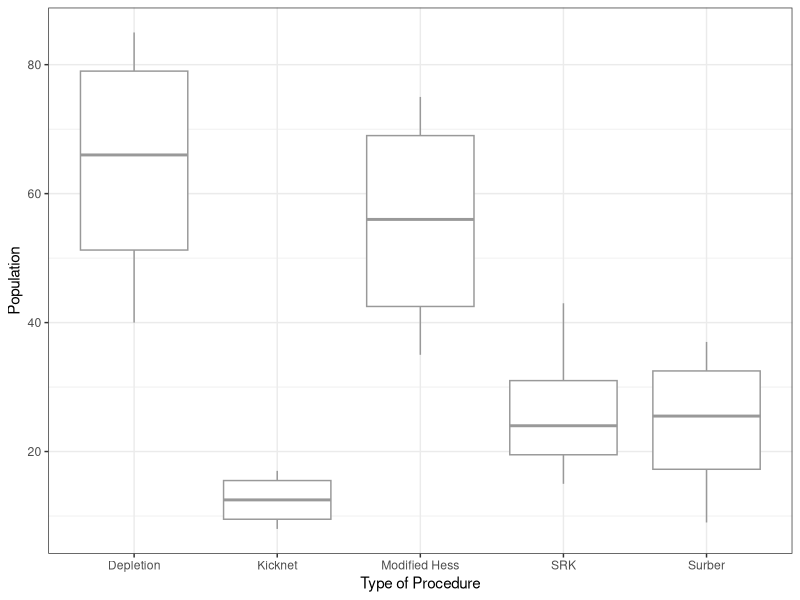
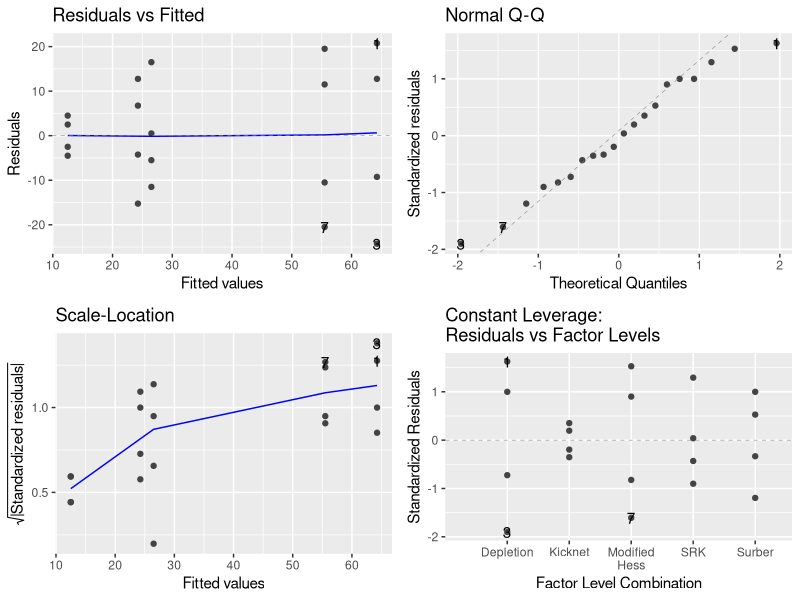
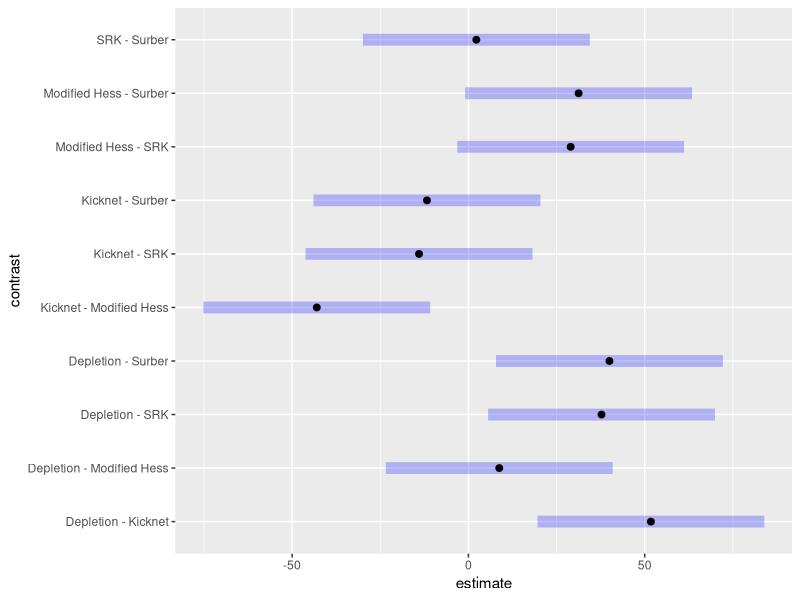
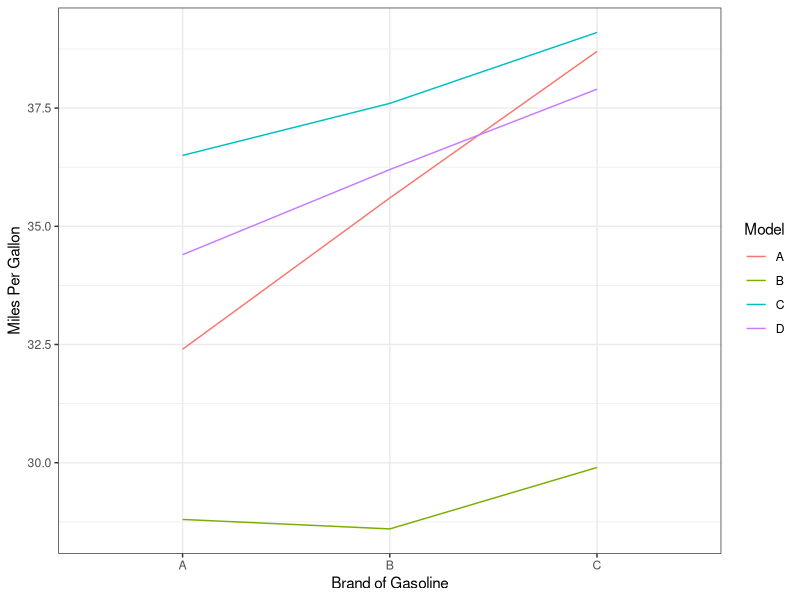
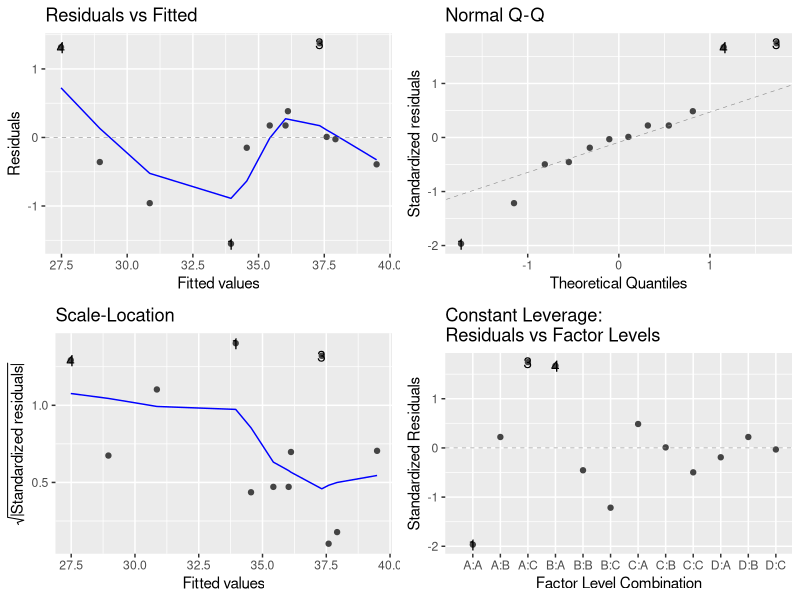
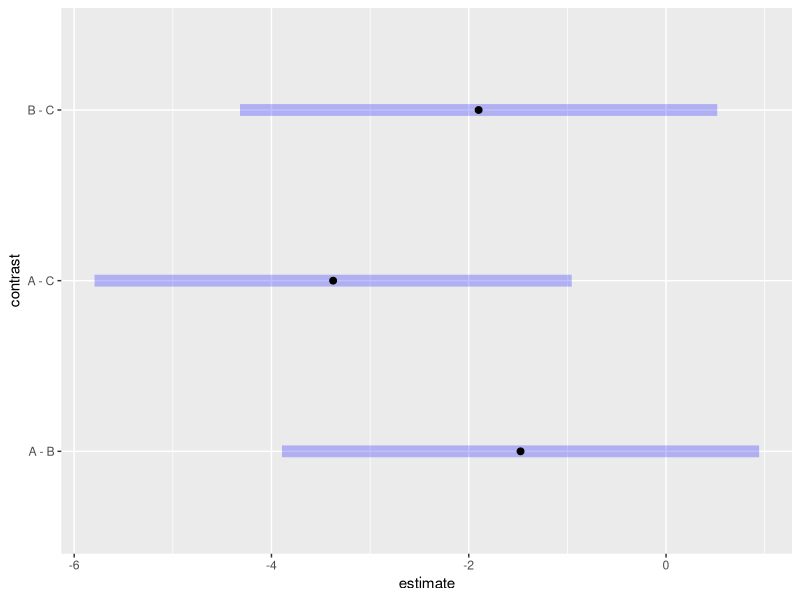
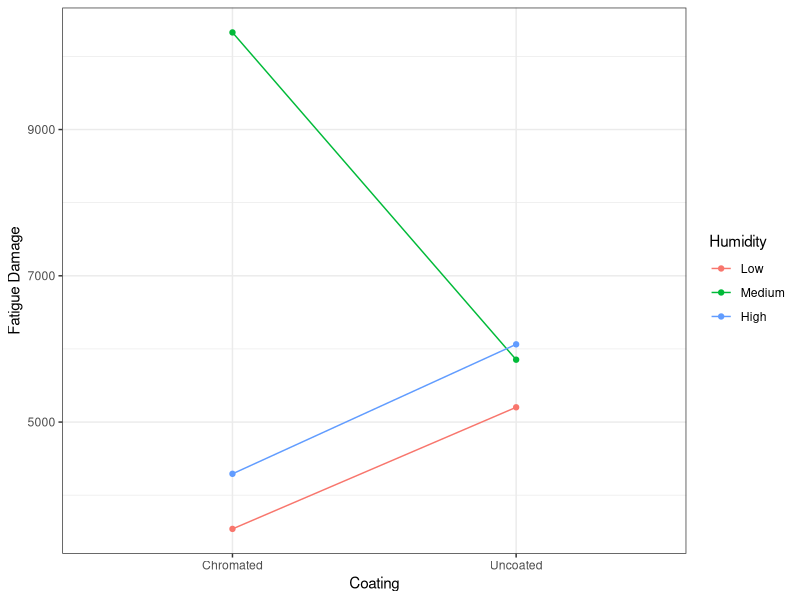
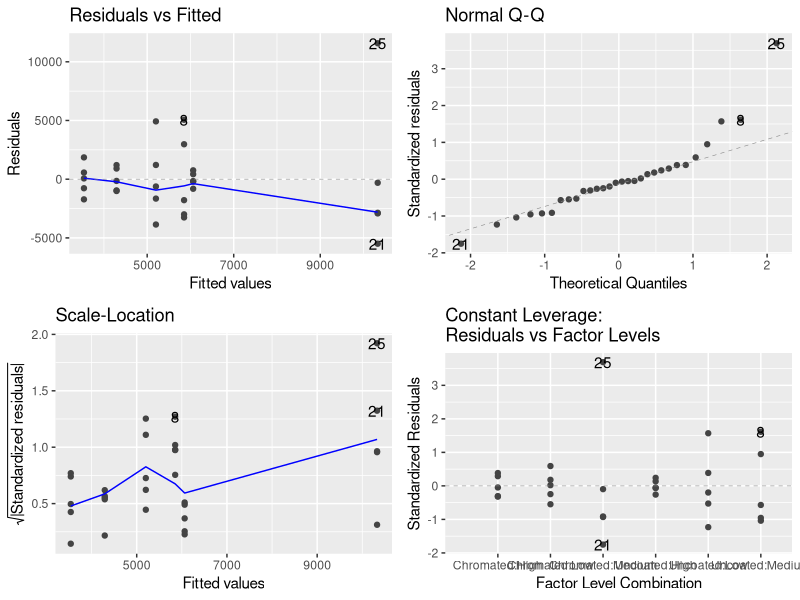

R code for these plots, in order:
## ---- chunk 1
knitr::opts_chunk$set(echo = TRUE)
library(tidyverse)
library(ggfortify)
library(emmeans)
library(gridExtra)
library(knitr)
## ---- chunk 2
species <- read.csv("benthicPopulations.csv")
glimpse(species)
## ---- chunk 3
species %>%
  group_by(Procedure) %>%
  summarize(Mean = mean(Population),
            SD = sd(Population),
            Var = var(Population),
            N = n() ) %>%
  kable()

ggplot(species) + 
  geom_boxplot(aes(x=Procedure, y=Population), col="gray60" ) +
  labs(x="Type of Procedure", y="Population") + 
  theme_bw()
## ---- chunk 4
species.anova <- aov(Population ~ Procedure, data = species)
autoplot(species.anova)
## ---- chunk 5
summary(species.anova)
## ---- chunk 6
species.mc <- emmeans(species.anova, "Procedure")
contrast(species.mc, "pairwise")
confint(contrast(species.mc, "pairwise"))
plot(confint(contrast(species.mc, "pairwise")))
## ---- chunk 7
gas <- read.csv("vehicleMPG.csv")
glimpse(gas)
## ---- chunk 8
ggplot(gas) +
  geom_line(aes(x = Brand, y = MPG, col = Model, group = Model)) +
  labs(x="Brand of Gasoline", y="Miles Per Gallon") + 
  theme_bw()
## ---- chunk 9
gas.anova <- aov(MPG ~ Model + Brand, data = gas)
autoplot(gas.anova)
## ---- chunk 10
summary(gas.anova)
## ---- chunk 11
gas.mc <- emmeans(gas.anova, "Brand")
contrast(gas.mc, "pairwise")
confint(contrast(gas.mc, "pairwise"))
plot(confint(contrast(gas.mc, "pairwise")))
## ---- chunk 12
corrosion <- read.csv("corrosionFatigue.csv")
corrosion <- corrosion %>%
  filter(Stress == 13000) %>%
  mutate(Humidity=factor(Humidity, levels=c("Low", "Medium", "High")))
kable(head(corrosion))
## ---- chunk 13
ggplot(corrosion, aes(x=Coating,y=Fatigue, color=Humidity, group=Humidity))  + 
  stat_summary(fun.y=mean, geom="point") +
  stat_summary(fun.y=mean, geom="line") + 
  labs(y="Fatigue Damage") + 
  theme_bw()
## ---- chunk 14
corrosion.anova <- aov(Fatigue ~ Coating + Humidity + Coating:Humidity, data = corrosion)
autoplot(corrosion.anova)
## ---- chunk 15
summary(corrosion.anova)
